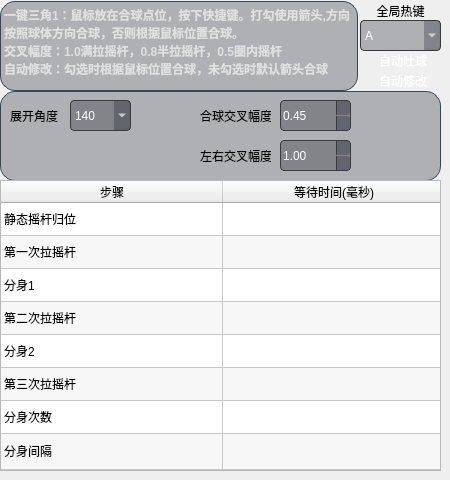
    <widget class="QWidget" name="page_3">
     <widget class="QLabel" name="label_13">
      <property name="geometry">
       <rect>
        <x>10</x>
        <y>100</y>
        <width>51</width>
        <height>31</height>
       </rect>
      </property>
      <property name="styleSheet">
       <string notr="true">background-color: transparent;</string>
      </property>
      <property name="text">
       <string>展开角度</string>
      </property>
     </widget>
     <widget class="QComboBox" name="comboBox_6">
      <property name="geometry">
       <rect>
        <x>70</x>
        <y>100</y>
        <width>61</width>
        <height>31</height>
       </rect>
      </property>
      <property name="styleSheet">
       <string notr="true">/* 深色模式 QDoubleSpinBox 美化 */
QComboBox {
   background-color: rgba(23, 28, 40,0.3);     /* 深灰背景 */
    color: #FFFFFF;                 /* 白色文字 */
    border: 1px solid #3A3A3A;      /* 中灰色边框 */
    border-radius: 4px;             /* 圆角 */
	font:10pt &quot;Segoe UI&quot;;
    selection-color: white;         /* 选中文本颜色 */
}

QComboBox::drop-down {
	padding:7px 3px;
    image: url(:/D:/drop-down.svg); /* 浅色下箭头 */
    width: 15px;
    height: 15px;
}

/* 禁用状态 */
QComboBox:disabled {
    background-color: #1A1A1A;      /* 更暗背景 */
    color: #7A7A7A;                 /* 灰色文字 */
    border: 1px solid #2D2D2D;      /* 深灰边框 */
}

/* 鼠标悬停效果 */
QComboBox:hover {
    border: 1px solid #4A4A4A;      /* 边框变亮 */
}
</string>
      </property>
      <item>
       <property name="text">
        <string>140</string>
       </property>
      </item>
      <item>
       <property name="text">
        <string>150</string>
       </property>
      </item>
      <item>
       <property name="text">
        <string>160</string>
       </property>
      </item>
      <item>
       <property name="text">
        <string>170</string>
       </property>
      </item>
      <item>
       <property name="text">
        <string>180</string>
       </property>
      </item>
      <item>
       <property name="text">
        <string>190</string>
       </property>
      </item>
      <item>
       <property name="text">
        <string>200</string>
       </property>
      </item>
      <item>
       <property name="text">
        <string>210</string>
       </property>
      </item>
      <item>
       <property name="text">
        <string>220</string>
       </property>
      </item>
     </widget>
     <widget class="QTableWidget" name="tableWidget">
      <property name="enabled">
       <bool>true</bool>
      </property>
      <property name="geometry">
       <rect>
        <x>0</x>
        <y>180</y>
        <width>441</width>
        <height>291</height>
       </rect>
      </property>
      <property name="sizePolicy">
       <sizepolicy hsizetype="Fixed" vsizetype="Fixed">
        <horstretch>0</horstretch>
        <verstretch>0</verstretch>
       </sizepolicy>
      </property>
      <property name="minimumSize">
       <size>
        <width>0</width>
        <height>0</height>
       </size>
      </property>
      <property name="maximumSize">
       <size>
        <width>591</width>
        <height>381</height>
       </size>
      </property>
      <property name="focusPolicy">
       <enum>Qt::FocusPolicy::ClickFocus</enum>
      </property>
      <property name="contextMenuPolicy">
       <enum>Qt::ContextMenuPolicy::DefaultContextMenu</enum>
      </property>
      <property name="toolTipDuration">
       <number>-1</number>
      </property>
      <property name="layoutDirection">
       <enum>Qt::LayoutDirection::LeftToRight</enum>
      </property>
      <property name="styleSheet">
       <string notr="true"/>
      </property>
      <property name="frameShape">
       <enum>QFrame::Shape::StyledPanel</enum>
      </property>
      <property name="frameShadow">
       <enum>QFrame::Shadow::Raised</enum>
      </property>
      <property name="lineWidth">
       <number>3</number>
      </property>
      <property name="midLineWidth">
       <number>0</number>
      </property>
      <property name="verticalScrollBarPolicy">
       <enum>Qt::ScrollBarPolicy::ScrollBarAlwaysOff</enum>
      </property>
      <property name="horizontalScrollBarPolicy">
       <enum>Qt::ScrollBarPolicy::ScrollBarAlwaysOff</enum>
      </property>
      <property name="autoScroll">
       <bool>false</bool>
      </property>
      <property name="tabKeyNavigation">
       <bool>true</bool>
      </property>
      <property name="showDropIndicator" stdset="0">
       <bool>true</bool>
      </property>
      <property name="dragDropOverwriteMode">
       <bool>true</bool>
      </property>
      <property name="alternatingRowColors">
       <bool>true</bool>
      </property>
      <property name="selectionMode">
       <enum>QAbstractItemView::SelectionMode::ExtendedSelection</enum>
      </property>
      <property name="textElideMode">
       <enum>Qt::TextElideMode::ElideLeft</enum>
      </property>
      <property name="verticalScrollMode">
       <enum>QAbstractItemView::ScrollMode::ScrollPerItem</enum>
      </property>
      <property name="updateThreshold">
       <number>200</number>
      </property>
      <property name="showGrid">
       <bool>true</bool>
      </property>
      <property name="gridStyle">
       <enum>Qt::PenStyle::SolidLine</enum>
      </property>
      <property name="sortingEnabled">
       <bool>false</bool>
      </property>
      <property name="wordWrap">
       <bool>true</bool>
      </property>
      <property name="cornerButtonEnabled">
       <bool>true</bool>
      </property>
      <property name="rowCount">
       <number>8</number>
      </property>
      <property name="columnCount">
       <number>2</number>
      </property>
      <attribute name="horizontalHeaderVisible">
       <bool>true</bool>
      </attribute>
      <attribute name="horizontalHeaderCascadingSectionResizes">
       <bool>false</bool>
      </attribute>
      <attribute name="horizontalHeaderMinimumSectionSize">
       <number>24</number>
      </attribute>
      <attribute name="horizontalHeaderDefaultSectionSize">
       <number>222</number>
      </attribute>
      <attribute name="horizontalHeaderHighlightSections">
       <bool>true</bool>
      </attribute>
      <attribute name="horizontalHeaderShowSortIndicator" stdset="0">
       <bool>false</bool>
      </attribute>
      <attribute name="horizontalHeaderStretchLastSection">
       <bool>false</bool>
      </attribute>
      <attribute name="verticalHeaderVisible">
       <bool>false</bool>
      </attribute>
      <attribute name="verticalHeaderCascadingSectionResizes">
       <bool>false</bool>
      </attribute>
      <attribute name="verticalHeaderMinimumSectionSize">
       <number>23</number>
      </attribute>
      <attribute name="verticalHeaderDefaultSectionSize">
       <number>33</number>
      </attribute>
      <attribute name="verticalHeaderHighlightSections">
       <bool>false</bool>
      </attribute>
      <attribute name="verticalHeaderShowSortIndicator" stdset="0">
       <bool>false</bool>
      </attribute>
      <attribute name="verticalHeaderStretchLastSection">
       <bool>true</bool>
      </attribute>
      <row/>
      <row/>
      <row/>
      <row/>
      <row/>
      <row/>
      <row/>
      <row/>
      <column>
       <property name="text">
        <string>步骤</string>
       </property>
       <property name="background">
        <color>
         <red>69</red>
         <green>83</green>
         <blue>100</blue>
        </color>
       </property>
      </column>
      <column>
       <property name="text">
        <string>等待时间(毫秒)</string>
       </property>
       <property name="background">
        <color>
         <red>69</red>
         <green>83</green>
         <blue>100</blue>
        </color>
       </property>
      </column>
      <item row="0" column="0">
       <property name="text">
        <string>静态摇杆归位</string>
       </property>
       <property name="flags">
        <set>ItemIsEnabled</set>
       </property>
      </item>
      <item row="1" column="0">
       <property name="text">
        <string>第一次拉摇杆</string>
       </property>
       <property name="flags">
        <set>ItemIsEnabled</set>
       </property>
      </item>
      <item row="2" column="0">
       <property name="text">
        <string>分身1</string>
       </property>
       <property name="flags">
        <set>ItemIsEnabled</set>
       </property>
      </item>
      <item row="3" column="0">
       <property name="text">
        <string>第二次拉摇杆</string>
       </property>
       <property name="flags">
        <set>ItemIsEnabled</set>
       </property>
      </item>
      <item row="4" column="0">
       <property name="text">
        <string>分身2</string>
       </property>
       <property name="flags">
        <set>ItemIsEnabled</set>
       </property>
      </item>
      <item row="5" column="0">
       <property name="text">
        <string>第三次拉摇杆</string>
       </property>
       <property name="flags">
        <set>ItemIsEnabled</set>
       </property>
      </item>
      <item row="6" column="0">
       <property name="text">
        <string>分身次数</string>
       </property>
       <property name="flags">
        <set>ItemIsEnabled</set>
       </property>
      </item>
      <item row="7" column="0">
       <property name="text">
        <string>分身间隔</string>
       </property>
       <property name="flags">
        <set>ItemIsEnabled</set>
       </property>
      </item>
     </widget>
     <widget class="QDoubleSpinBox" name="doubleSpinBox_15">
      <property name="geometry">
       <rect>
        <x>280</x>
        <y>140</y>
        <width>71</width>
        <height>31</height>
       </rect>
      </property>
      <property name="styleSheet">
       <string notr="true">/* 深色模式 QDoubleSpinBox 美化 */
QDoubleSpinBox {
	 border: 1px solid #37474F;
    background-color: rgba(23, 28, 40,0.3);
    color: #FFFFFF;                 /* 白色文字 */
    border: 1px solid #3A3A3A;      /* 中灰色边框 */
    border-radius: 4px;             /* 圆角 */
    font: 10pt &quot;Microsoft YaHei UI&quot;; /* 微软雅黑字体 */
   /*selection-background-color: #19232D; /* 选中文本背景-主色调 */
    selection-color: white;         /* 选中文本颜色 */
}


/* 上下按钮区域 */
QDoubleSpinBox::up-button, QDoubleSpinBox::down-button {
   background-color: rgba(23, 28, 40,0.3);      /* 按钮背景 */
    border-left: 1px solid #3A3A3A; /* 左侧分隔线 */
    width: 13px;                   /* 按钮宽度 */
   border-top-right-radius: 3px;   /* 右上圆角 */
    border-bottom-right-radius: 3px;/* 右下圆角 */
}

/* 按钮悬停效果 */
QDoubleSpinBox::up-button:hover, QDoubleSpinBox::down-button:hover {
    background-color: rgb(66, 79, 95);      /* 悬停变亮 */
}

/* 按钮按下效果 */
QDoubleSpinBox::up-button:pressed, QDoubleSpinBox::down-button:pressed {
    background-color: rgb(66, 79, 95);     /* 按下变暗 */
}

/* 上下箭头图标 */
QDoubleSpinBox::up-arrow {
    image: url(:/D:/drop-up.svg); /* 浅色上箭头 */
    width: 12px;
    height: 12px;
}

QDoubleSpinBox::down-arrow {
    image: url(:/D:/drop-down.svg); /* 浅色下箭头 */
    width: 12px;
    height: 12px;
}

/* 禁用状态 */
QDoubleSpinBox:disabled {
    background-color: #1A1A1A;      /* 更暗背景 */
    color: #7A7A7A;                 /* 灰色文字 */
    border: 1px solid #2D2D2D;      /* 深灰边框 */
}

/* 鼠标悬停效果 */
QDoubleSpinBox:hover {
    border: 1px solid #4A4A4A;      /* 边框变亮 */
}
</string>
      </property>
      <property name="maximum">
       <double>1.000000000000000</double>
      </property>
      <property name="singleStep">
       <double>0.010000000000000</double>
      </property>
      <property name="value">
       <double>1.000000000000000</double>
      </property>
     </widget>
     <widget class="QDoubleSpinBox" name="doubleSpinBox_14">
      <property name="geometry">
       <rect>
        <x>280</x>
        <y>100</y>
        <width>71</width>
        <height>31</height>
       </rect>
      </property>
      <property name="styleSheet">
       <string notr="true">/* 深色模式 QDoubleSpinBox 美化 */
QDoubleSpinBox {
	 border: 1px solid #37474F;
    background-color: rgba(23, 28, 40,0.3);
    color: #FFFFFF;                 /* 白色文字 */
    border: 1px solid #3A3A3A;      /* 中灰色边框 */
    border-radius: 4px;             /* 圆角 */
    font: 10pt &quot;Microsoft YaHei UI&quot;; /* 微软雅黑字体 */
   /*selection-background-color: #19232D; /* 选中文本背景-主色调 */
    selection-color: white;         /* 选中文本颜色 */
}


/* 上下按钮区域 */
QDoubleSpinBox::up-button, QDoubleSpinBox::down-button {
   background-color: rgba(23, 28, 40,0.3);      /* 按钮背景 */
    border-left: 1px solid #3A3A3A; /* 左侧分隔线 */
    width: 13px;                   /* 按钮宽度 */
   border-top-right-radius: 3px;   /* 右上圆角 */
    border-bottom-right-radius: 3px;/* 右下圆角 */
}

/* 按钮悬停效果 */
QDoubleSpinBox::up-button:hover, QDoubleSpinBox::down-button:hover {
    background-color: rgb(66, 79, 95);      /* 悬停变亮 */
}

/* 按钮按下效果 */
QDoubleSpinBox::up-button:pressed, QDoubleSpinBox::down-button:pressed {
    background-color: rgb(66, 79, 95);     /* 按下变暗 */
}

/* 上下箭头图标 */
QDoubleSpinBox::up-arrow {
    image: url(:/D:/drop-up.svg); /* 浅色上箭头 */
    width: 12px;
    height: 12px;
}

QDoubleSpinBox::down-arrow {
    image: url(:/D:/drop-down.svg); /* 浅色下箭头 */
    width: 12px;
    height: 12px;
}

/* 禁用状态 */
QDoubleSpinBox:disabled {
    background-color: #1A1A1A;      /* 更暗背景 */
    color: #7A7A7A;                 /* 灰色文字 */
    border: 1px solid #2D2D2D;      /* 深灰边框 */
}

/* 鼠标悬停效果 */
QDoubleSpinBox:hover {
    border: 1px solid #4A4A4A;      /* 边框变亮 */
}
</string>
      </property>
      <property name="maximum">
       <double>1.000000000000000</double>
      </property>
      <property name="singleStep">
       <double>0.010000000000000</double>
      </property>
      <property name="value">
       <double>0.450000000000000</double>
      </property>
     </widget>
     <widget class="QLabel" name="label_14">
      <property name="geometry">
       <rect>
        <x>200</x>
        <y>100</y>
        <width>71</width>
        <height>31</height>
       </rect>
      </property>
      <property name="styleSheet">
       <string notr="true">background-color: transparent;</string>
      </property>
      <property name="text">
       <string>合球交叉幅度</string>
      </property>
     </widget>
     <widget class="QLabel" name="label_15">
      <property name="geometry">
       <rect>
        <x>200</x>
        <y>140</y>
        <width>71</width>
        <height>31</height>
       </rect>
      </property>
      <property name="styleSheet">
       <string notr="true">background-color: transparent;</string>
      </property>
      <property name="text">
       <string>左右交叉幅度</string>
      </property>
     </widget>
     <widget class="QLabel" name="label_105">
      <property name="geometry">
       <rect>
        <x>0</x>
        <y>90</y>
        <width>441</width>
        <height>91</height>
       </rect>
      </property>
      <property name="styleSheet">
       <string notr="true">font-weight: bold;
    border: 1px solid #37474F;
    border-radius: 4px;
    margin-top: 1px;
    padding-top: 1px;
    background-color: rgba(23, 28, 40,0.3);
    color: #E0E0E0;
    font-size: 12px;
border-radius: 15px;</string>
      </property>
      <property name="text">
       <string/>
      </property>
     </widget>
     <widget class="QLabel" name="label_106">
      <property name="geometry">
       <rect>
        <x>0</x>
        <y>0</y>
        <width>358</width>
        <height>91</height>
       </rect>
      </property>
      <property name="styleSheet">
       <string notr="true">font-weight: bold;
    border: 1px solid #37474F;
    border-radius: 4px;
    margin-top: 1px;
    padding-top: 1px;
    background-color: rgba(23, 28, 40,0.3);
    color: #E0E0E0;
    font-size: 12px;
border-radius: 15px;</string>
      </property>
      <property name="text">
       <string>一键三角1：鼠标放在合球点位，按下快捷键。打勾使用箭头,方向按照球体方向合球，否则根据鼠标位置合球。  
交叉幅度：1.0满拉摇杆，0.8半拉摇杆，0.5圈内摇杆  
自动修改：勾选时根据鼠标位置合球，未勾选时默认箭头合球 </string>
      </property>
      <property name="textFormat">
       <enum>Qt::TextFormat::PlainText</enum>
      </property>
      <property name="alignment">
       <set>Qt::AlignmentFlag::AlignLeading|Qt::AlignmentFlag::AlignLeft|Qt::AlignmentFlag::AlignTop</set>
      </property>
      <property name="wordWrap">
       <bool>true</bool>
      </property>
     </widget>
     <widget class="QLabel" name="label_12">
      <property name="geometry">
       <rect>
        <x>360</x>
        <y>0</y>
        <width>81</width>
        <height>21</height>
       </rect>
      </property>
      <property name="text">
       <string>全局热键</string>
      </property>
      <property name="alignment">
       <set>Qt::AlignmentFlag::AlignCenter</set>
      </property>
     </widget>
     <widget class="QCheckBox" name="checkBox_16">
      <property name="geometry">
       <rect>
        <x>360</x>
        <y>70</y>
        <width>81</width>
        <height>21</height>
       </rect>
      </property>
      <property name="styleSheet">
       <string notr="true">QCheckBox{
	background-color: transparent;
color:white;
}
QCheckBox::indicator:unchecked{
border-image: url(:/D:/复选框-未选.svg);
Width:20px;
Height:20px;
}
QCheckBox::indicator:checked{
border-image: url(:/D:/复选选中 (1).svg);
Width:20px;
Height:20px;
}</string>
      </property>
      <property name="text">
       <string>自动修改</string>
      </property>
     </widget>
     <widget class="QCheckBox" name="checkBox_15">
      <property name="geometry">
       <rect>
        <x>360</x>
        <y>50</y>
        <width>81</width>
        <height>21</height>
       </rect>
      </property>
      <property name="styleSheet">
       <string notr="true">QCheckBox{
	background-color: transparent;
color:white;
}
QCheckBox::indicator:unchecked{
border-image: url(:/D:/复选框-未选.svg);
Width:20px;
Height:20px;
}
QCheckBox::indicator:checked{
border-image: url(:/D:/复选选中 (1).svg);
Width:20px;
Height:20px;
}</string>
      </property>
      <property name="text">
       <string>自动吐球</string>
      </property>
     </widget>
     <widget class="QComboBox" name="comboBox_5">
      <property name="geometry">
       <rect>
        <x>360</x>
        <y>20</y>
        <width>81</width>
        <height>31</height>
       </rect>
      </property>
      <property name="sizePolicy">
       <sizepolicy hsizetype="Preferred" vsizetype="Fixed">
        <horstretch>0</horstretch>
        <verstretch>0</verstretch>
       </sizepolicy>
      </property>
      <property name="styleSheet">
       <string notr="true">/* 深色模式 QDoubleSpinBox 美化 */
QComboBox {
   background-color: rgba(23, 28, 40,0.3);     /* 深灰背景 */
    color: #FFFFFF;                 /* 白色文字 */
    border: 1px solid #3A3A3A;      /* 中灰色边框 */
    border-radius: 4px;             /* 圆角 */
	font:10pt &quot;Segoe UI&quot;;
    selection-color: white;         /* 选中文本颜色 */
}

QComboBox::drop-down {
	padding:7px 3px;
    image: url(:/D:/drop-down.svg); /* 浅色下箭头 */
    width: 15px;
    height: 15px;
}

/* 禁用状态 */
QComboBox:disabled {
    background-color: #1A1A1A;      /* 更暗背景 */
    color: #7A7A7A;                 /* 灰色文字 */
    border: 1px solid #2D2D2D;      /* 深灰边框 */
}

/* 鼠标悬停效果 */
QComboBox:hover {
    border: 1px solid #4A4A4A;      /* 边框变亮 */
}
</string>
      </property>
      <property name="frame">
       <bool>true</bool>
      </property>
      <item>
       <property name="text">
        <string>A</string>
       </property>
      </item>
      <item>
       <property name="text">
        <string>B</string>
       </property>
      </item>
      <item>
       <property name="text">
        <string>C</string>
       </property>
      </item>
      <item>
       <property name="text">
        <string>D</string>
       </property>
      </item>
      <item>
       <property name="text">
        <string>E</string>
       </property>
      </item>
      <item>
       <property name="text">
        <string>F</string>
       </property>
      </item>
      <item>
       <property name="text">
        <string>G</string>
       </property>
      </item>
      <item>
       <property name="text">
        <string>H</string>
       </property>
      </item>
      <item>
       <property name="text">
        <string>I</string>
       </property>
      </item>
      <item>
       <property name="text">
        <string>J</string>
       </property>
      </item>
      <item>
       <property name="text">
        <string>K</string>
       </property>
      </item>
      <item>
       <property name="text">
        <string>L</string>
       </property>
      </item>
      <item>
       <property name="text">
        <string>M</string>
       </property>
      </item>
      <item>
       <property name="text">
        <string>N</string>
       </property>
      </item>
      <item>
       <property name="text">
        <string>O</string>
       </property>
      </item>
      <item>
       <property name="text">
        <string>P</string>
       </property>
      </item>
      <item>
       <property name="text">
        <string>Q</string>
       </property>
      </item>
      <item>
       <property name="text">
        <string>R</string>
       </property>
      </item>
      <item>
       <property name="text">
        <string>S</string>
       </property>
      </item>
      <item>
       <property name="text">
        <string>T</string>
       </property>
      </item>
      <item>
       <property name="text">
        <string>U</string>
       </property>
      </item>
      <item>
       <property name="text">
        <string>V</string>
       </property>
      </item>
      <item>
       <property name="text">
        <string>W</string>
       </property>
      </item>
      <item>
       <property name="text">
        <string>X</string>
       </property>
      </item>
      <item>
       <property name="text">
        <string>Y</string>
       </property>
      </item>
      <item>
       <property name="text">
        <string>Z</string>
       </property>
      </item>
      <item>
       <property name="text">
        <string>1</string>
       </property>
      </item>
      <item>
       <property name="text">
        <string>2</string>
       </property>
      </item>
      <item>
       <property name="text">
        <string>3</string>
       </property>
      </item>
      <item>
       <property name="text">
        <string>4</string>
       </property>
      </item>
      <item>
       <property name="text">
        <string>5</string>
       </property>
      </item>
      <item>
       <property name="text">
        <string>6</string>
       </property>
      </item>
      <item>
       <property name="text">
        <string>7</string>
       </property>
      </item>
      <item>
       <property name="text">
        <string>8</string>
       </property>
      </item>
      <item>
       <property name="text">
        <string>9</string>
       </property>
      </item>
      <item>
       <property name="text">
        <string>0</string>
       </property>
      </item>
      <item>
       <property name="text">
        <string>空格</string>
       </property>
      </item>
      <item>
       <property name="text">
        <string>~</string>
       </property>
      </item>
     </widget>
     <zorder>label_105</zorder>
     <zorder>label_13</zorder>
     <zorder>comboBox_6</zorder>
     <zorder>tableWidget</zorder>
     <zorder>doubleSpinBox_15</zorder>
     <zorder>doubleSpinBox_14</zorder>
     <zorder>label_14</zorder>
     <zorder>label_15</zorder>
     <zorder>label_12</zorder>
     <zorder>checkBox_16</zorder>
     <zorder>checkBox_15</zorder>
     <zorder>label_106</zorder>
     <zorder>comboBox_5</zorder>
    </widget>
